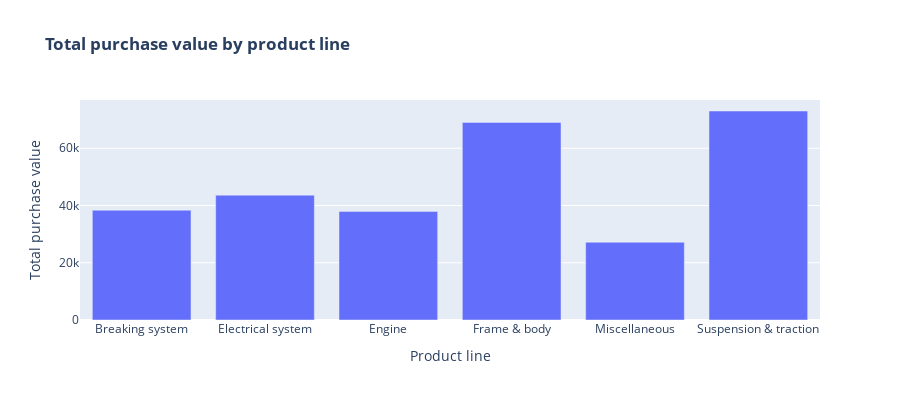

The code cell stored with this chart in its notebook:
### Code cell
# Create bar chart
fig = px.bar(total_purchase_value,
             x="product_line",
             y="total",
             title="<b>Total purchase value by product line</b>",
             labels={"product_line": "Product line", "total": "Total purchase value"})

# Set size
fig.update_layout(width=900, height=400) 

# Show the plot
fig.show()

### Figure 1 — Plotly figure (JSON) as saved in the notebook; plotly's stock layout.template omitted (floating-point values rounded to 4 significant figures)
{"data": [{"alignmentgroup": "True", "hovertemplate": "Product line=%{x}<br>Total purchase value=%{y}<extra></extra>", "legendgroup": "", "marker": {"color": "#636efa", "pattern": {"shape": ""}}, "name": "", "offsetgroup": "", "orientation": "v", "showlegend": false, "textposition": "auto", "x": ["Breaking system", "Electrical system", "Engine", "Frame & body", "Miscellaneous", "Suspension & traction"], "xaxis": "x", "y": [38350, 43613, 37945, 69025, 27166, 73014], "yaxis": "y", "type": "bar"}], "layout": {"xaxis": {"anchor": "y", "domain": [0, 1], "title": {"text": "Product line"}}, "yaxis": {"anchor": "x", "domain": [0, 1], "title": {"text": "Total purchase value"}}, "legend": {"tracegroupgap": 0}, "title": {"text": "<b>Total purchase value by product line</b>"}, "barmode": "relative", "width": 900, "height": 400}}
